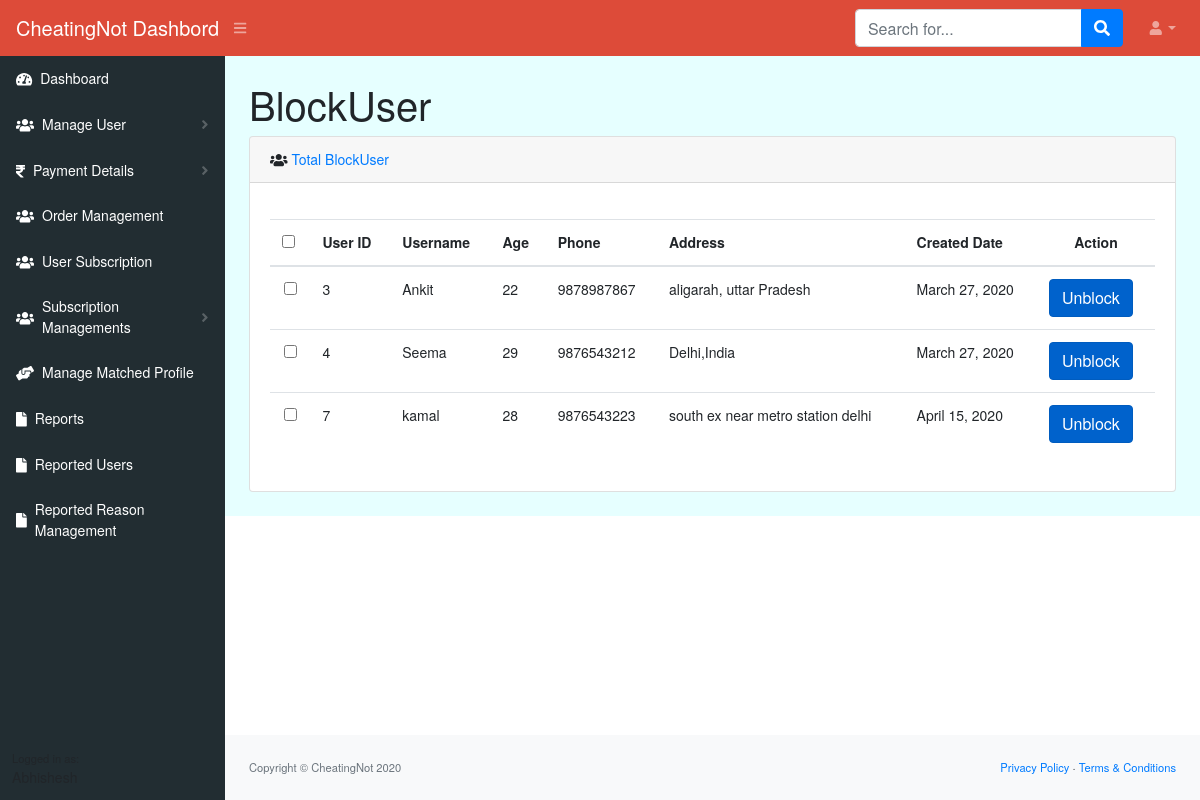
The app's page /blockUserslist/, older data.
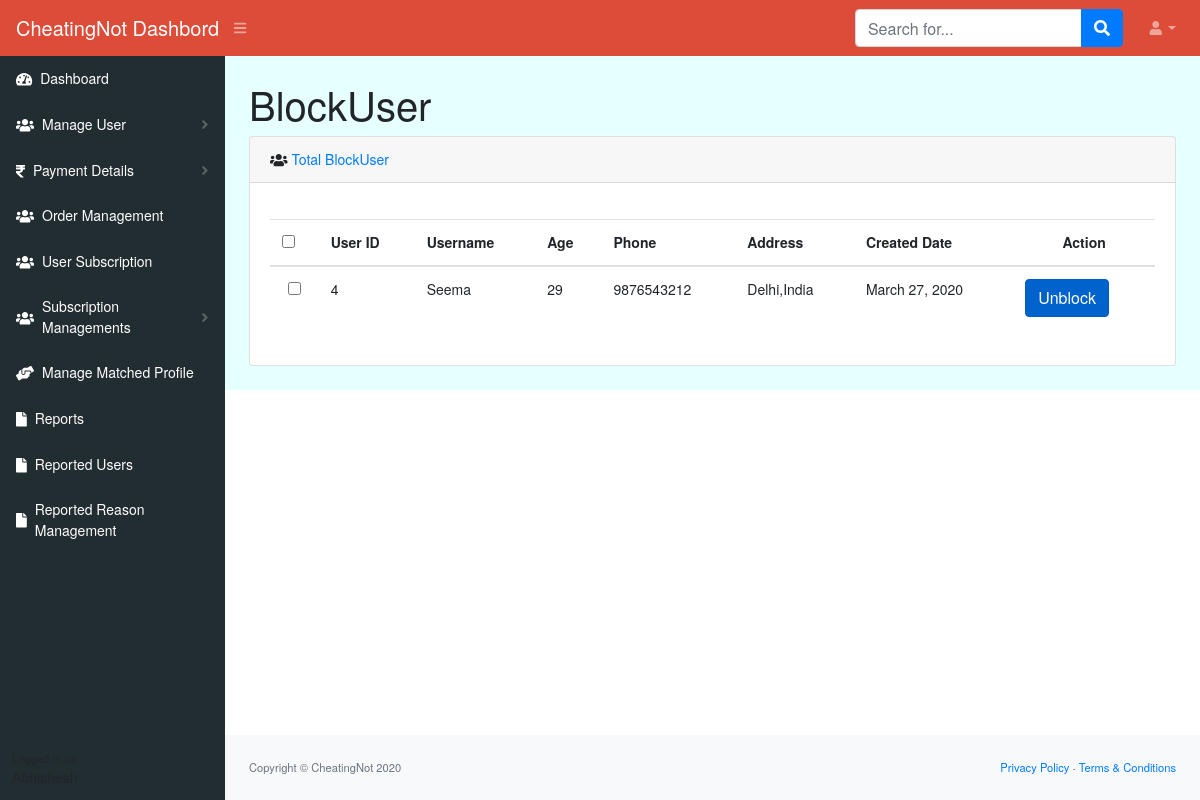
The same page, newer data.
### cheatingdash/models.py (models this page shows, shortened)
class UserProfile(models.Model):
    user = models.OneToOneField(User, on_delete=models.CASCADE,null=True, blank=True)
    address = models.TextField( blank=True, null=True)
    age=models.CharField(max_length=4,null=True, blank=True)
    phone=models.CharField(max_length=11,null=True, blank=True)
    city=models.CharField(max_length=40,null=True, blank=True)
    is_active = models.BooleanField( default=True)
    create_at = models.DateTimeField(auto_now_add=True)

### cheatingdash/views.py (the view)
# urls.py: path('blockUserslist/',views.blockUserslist,name='blockUserslist'),
def blockUserslist(request):
    user = UserProfile.objects.filter(is_active = False)
    return render(request, 'blockuserlist.html', {'users':user})

### templates/blockuserlist.html (shortened to what the changed rows need)
{% load static %}
<!DOCTYPE html>
<html lang="en">
    <head>
        <link rel="stylesheet" href="{% static 'css/main.css' %}">
        <link href="https://cdn.datatables.net/1.10.20/css/dataTables.bootstrap4.min.css" rel="stylesheet" />
    </head>
    <body class="sb-nav-fixed">
        <div id="layoutSidenav">
            <div id="layoutSidenav_content">
                <main style="background-color: #e6ffff;">
                    <div class="container-fluid">
                        <h1 class="mt-4">BlockUser</h1>
                        <div class="card mb-4">
                            <div class="card-body">
                                <div class="table-responsive">
                                 <table class="table">
    <thead>
        <tr>
            <th><input type="checkbox" id="selectall"/></th>
            <th>User ID</th>
            <th>Username</th>
            <th>Age</th>
            <th>Phone</th>
            <th>Address</th>
            <th>Created Date</th>
            <th colspan="3" class="text-center">Action</th>
        </tr>
    </thead>
    <tbody>
        {% for user in users %}
       <tr>
        <td align="center"><input type="checkbox" class="case" name="case" value="{{user.id}}"/></td>
        <td>{{user.id}}</td>
        <td>{{user.user}}</td>
        <td>{{user.age}}</td>
        <td>{{user.phone}}</td>
        <td>{{user.address}}</td>
        <td>{{user.create_at|date}}</td>
    <td><a href="/unblockuser/{{user.id}}"class="btn btn-primary active" onclick="myFunction()">Unblock</a></td>
       </tr>
       {% endfor %}
    </tbody>
</table>
                     </div>
                            </div>
                        </div>
                    </div>
                </main>
            </div>
        </div>
    </body>
</html>

Row changes from the older to the newer data that the page shows:
no longer on this page (row edited): UserProfile: id "3", user "Ankit", age "22", phone "9878987867", address "aligarah, uttar Pradesh", create_at "March 27, 2020"
no longer on this page (row edited): UserProfile: id "7", user "kamal", age "28", phone "9876543223", address "south ex near metro station delhi", create_at "April 15, 2020"
